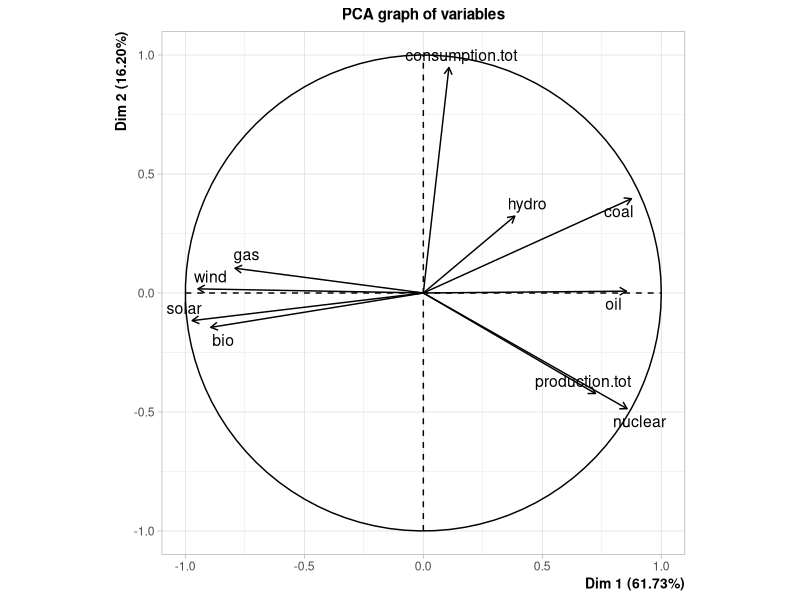
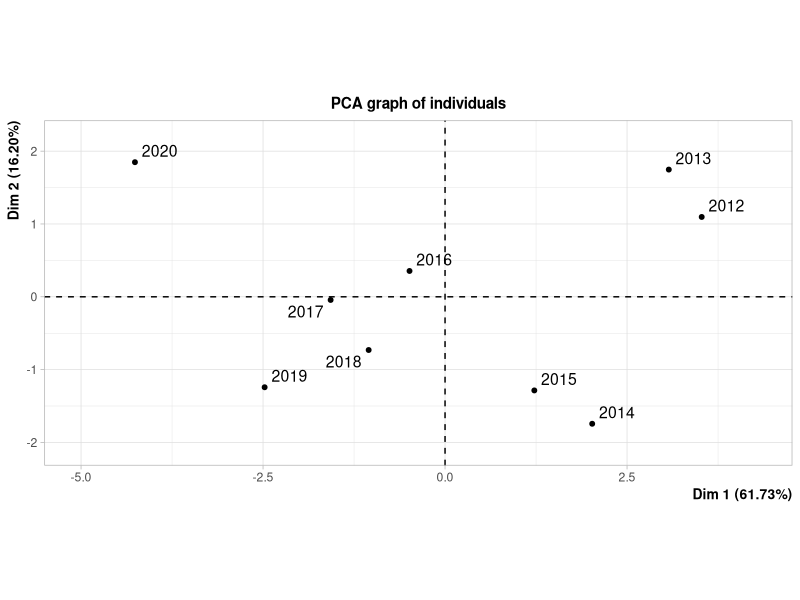

R code for these plots, in order:
## ---- chunk 1
# Il se situe dans info_acp.txt print ici
information <- readLines("info_acp.txt")
cat(information, sep = "\n")
## ---- chunk 2
library(FactoMineR)
# read.table() permet de lire un fichier texte
# header = TRUE permet de dire que la premi`ere ligne du fichier contient les noms des variables
energy <- read.table("data_acp.csv", header = TRUE, sep = ",")
# changer l'index des lignes par la première colonne
rownames(energy) <- energy[, 1]
# supprimer la première colonne
energy <- energy[, -1]
energy
## ---- chunk 3
# graph = FALSE permet de ne pas afficher les graphiques
# scale.unit = TRUE permet de centrer et réduire les variables
# On crée l'objet acp
acp <- PCA(energy, graph = FALSE, scale.unit = TRUE)
summary(acp)
## ---- chunk 4
# Représentation des variables avec annotation des années
plot(acp, choix = "var")
## ---- chunk 5
# plot() permet de représenter les individus
# choix = "ind" permet de représenter les individus
# Représentation des individus avec annotation des années
plot(acp, choix = "ind")
